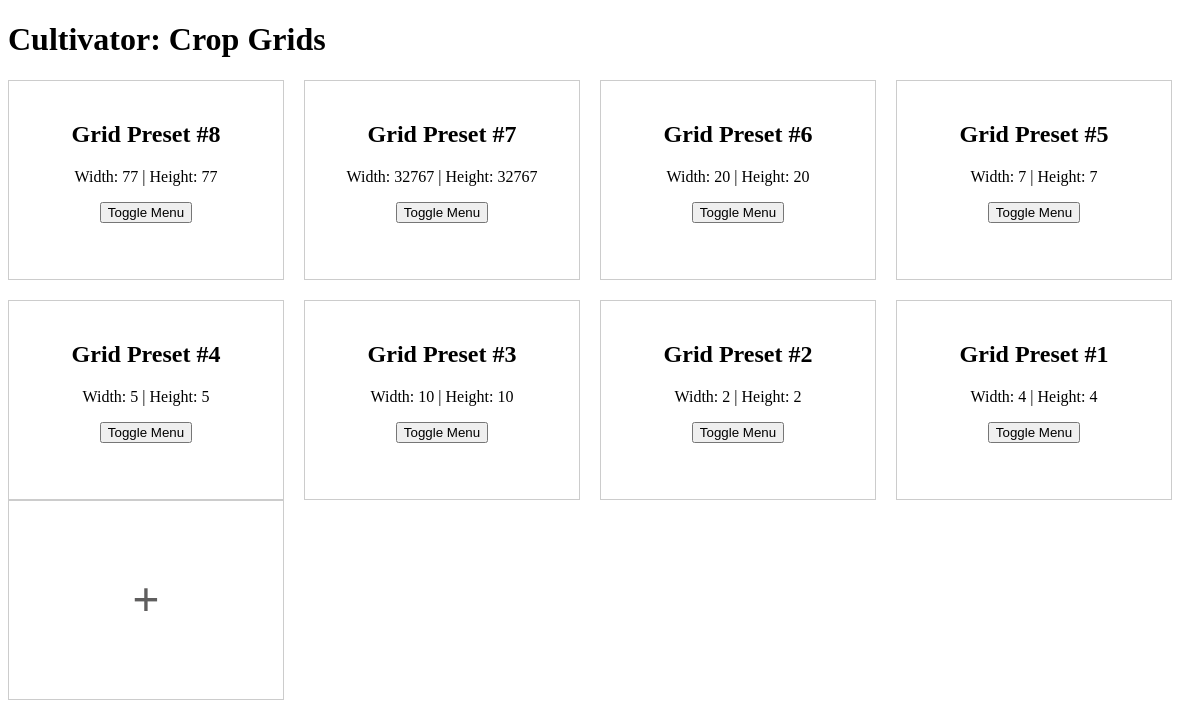
Before: / with the older database file.
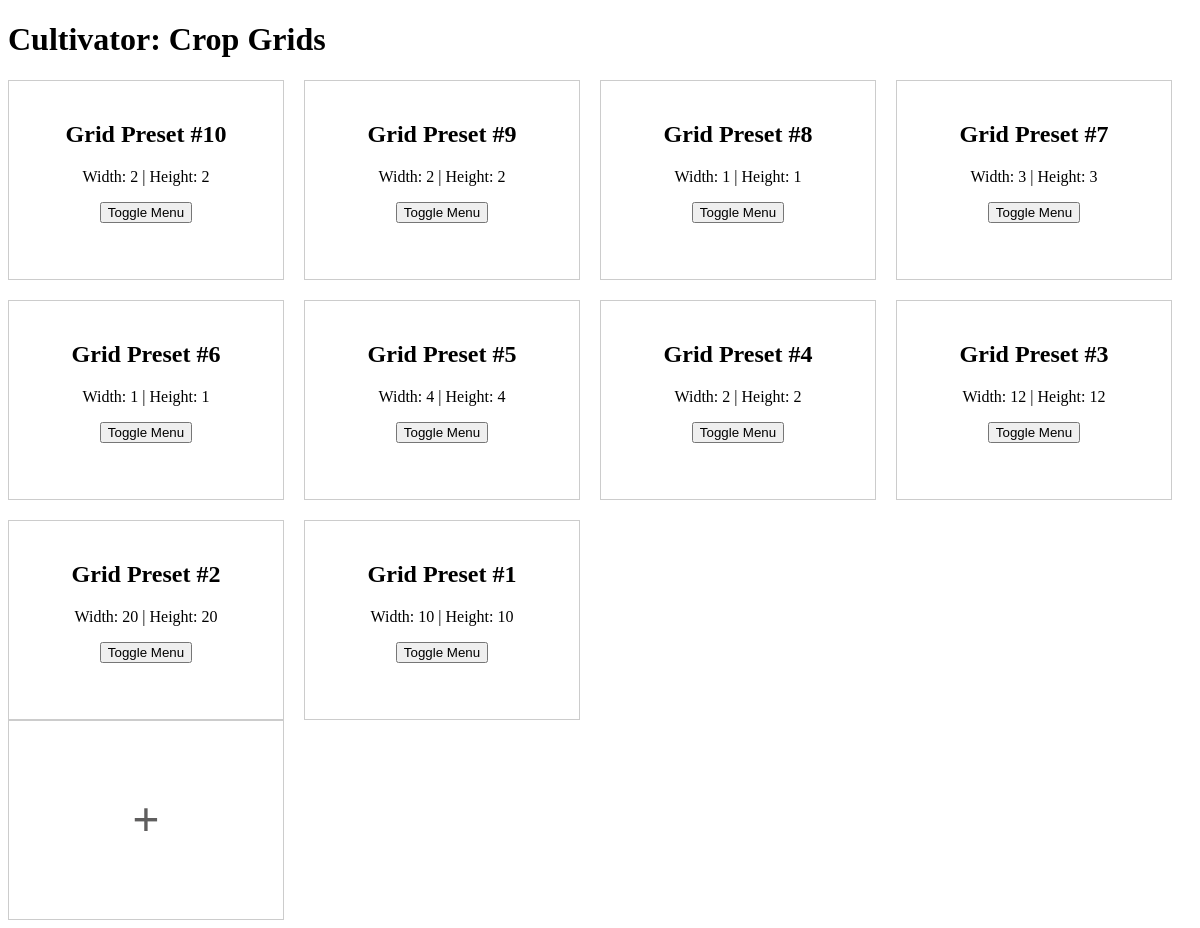
After: the same page with the newer database file.
### tables this page shows
CREATE TABLE crop_grids (
                        id INTEGER PRIMARY KEY AUTOINCREMENT,
                        width INTEGER NOT NULL,
                        height INTEGER NOT NULL
                     );

### main.py (the view)
@app.route('/')
def index():
    db = get_db()
    c = db.cursor()
    c.execute('''SELECT * FROM crop_grids ORDER BY id DESC''')
    grids = c.fetchall()
    return render_template('index.html', grids=grids)

### main.py (called while the page is built)
def get_db():
    db = getattr(g, '_database', None)
    if db is None:
        db = g._database = sqlite3.connect(app.config['DATABASE'])
    return db

@app.teardown_appcontext
def close_connection(exception):
    db = getattr(g, '_database', None)
    if db is not None:
        db.close()

### templates/index.html (shortened to what this page needs)
<!DOCTYPE html>
<html>
<head>
</head>
<body>
    <h1>Cultivator: Crop Grids</h1>
    <div class="grid-container">
        {% for grid in grids %}
            <div class="grid-item" id="grid{{ grid[0] }}">
                <h2>Grid Preset #{{ grid[0] }}</h2>
                <p>Width: {{ grid[1] }} | Height: {{ grid[2] }}</p>
                <button class="toggle-menu">Toggle Menu</button>
            </div>
        {% endfor %}
    </div>
</body>
</html>
        <div class="add-button-container" id="addButton">
            <div class="add-button">+</div>
        </div>
</body>
</html>

### templates/index.html (style rules this page uses)
.grid-container { display: flex; flex-wrap: wrap; gap: 20px; position: relative; }
.grid-item { border: 1px solid #ccc; padding: 20px; width: calc(25% - 20px); height: 200px; box-sizing: border-box; text-decoration: none; color: black; text-align: center; }
.add-button-container { border: 1px solid #ccc; width: calc(25% - 20px); height: 200px; box-sizing: border-box; text-align: center; cursor: pointer; display: flex; justify-content: center; align-items: center; margin-top: 0; margin-left: 0; margin-right: 20px; text-decoration: none; }
.add-button { font-size: 48px; line-height: 1; font-weight: bold; color: rgb(95, 94, 94) }

Changed rows visible on the page:
added crop_grids: id "10", width "2", height "2"
added crop_grids: id "9", width "2", height "2"
changed crop_grids id 8: width "77" → "1"; height "77" → "1"
changed crop_grids id 7: width "32767" → "3"; height "32767" → "3"
changed crop_grids id 6: width "20" → "1"; height "20" → "1"
changed crop_grids id 5: width "7" → "4"; height "7" → "4"
changed crop_grids id 4: width "5" → "2"; height "5" → "2"
changed crop_grids id 3: width "10" → "12"; height "10" → "12"
changed crop_grids id 2: width "2" → "20"; height "2" → "20"
changed crop_grids id 1: width "4" → "10"; height "4" → "10"
